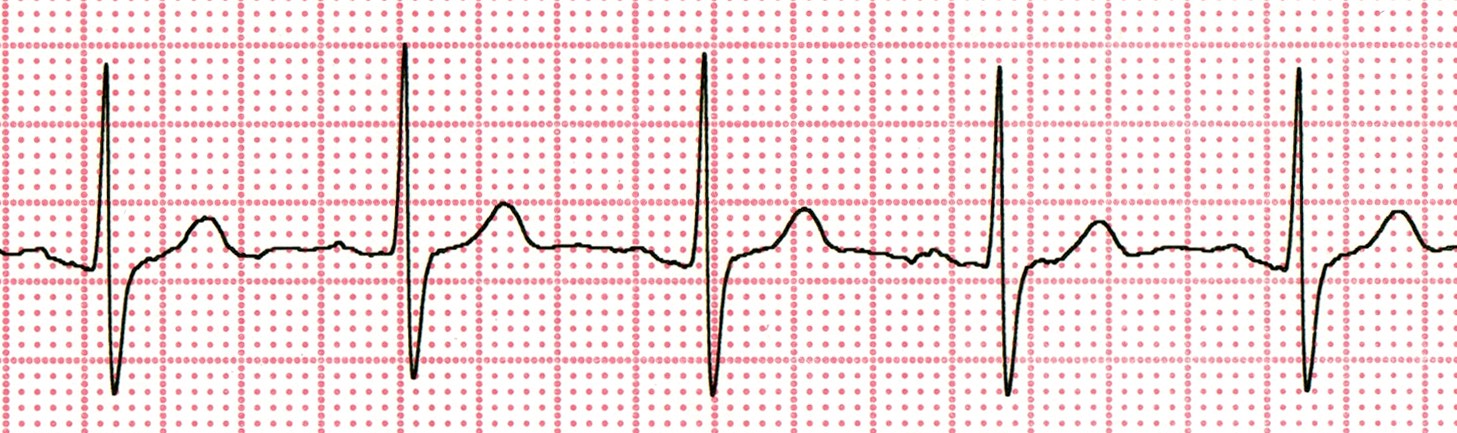
#> input picture ElectrocardiogramExtractor/ECG_Input/Lead_V5.bmp, 1457 x 433 px
$ jupyter execute ECG_Extractor_V5.ipynb   (shell and % lines are left out)
#> lines starting #> are read from the running program, lines starting #| are printed output that depends on the picture
### Module Importation

[cell 1]
from PIL import Image
import numpy as np
import matplotlib.pyplot as plt
from scipy import stats
import math
import statistics

### Load the ECG Image

#### Load the ECG

[cell 2]
ecg = Image.open('ECG_Input/Lead_V5.bmp')
#> ecg is the input picture: PIL image 1457x433 RGB; mean R, G, B 244.3, 226, 227.2
ecg

[cell 3]
scale = Image.open('ECG_Input/Scale.bmp')
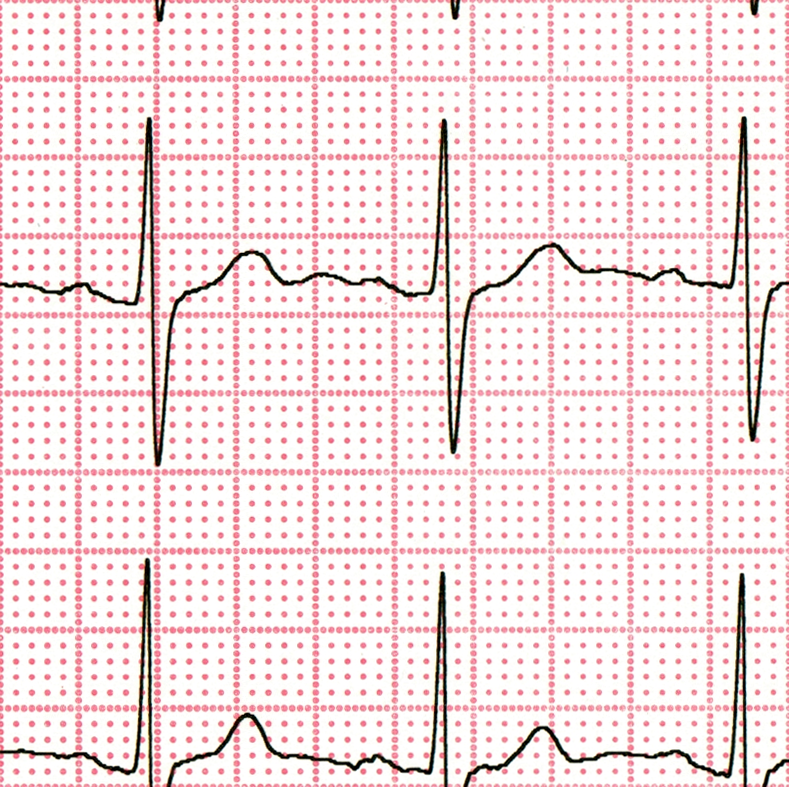
#> input picture ElectrocardiogramExtractor/ECG_Input/Scale.bmp, 789 x 787 px
#> scale is the input picture: PIL image 789x787 RGB; mean R, G, B 244.1, 226.7, 227.7
scale

### Calculate the Dimensions

[cell 4]
x = ecg.size[0]
#> x = 1457
y = ecg.size[1]
#> y = 433

print(x)
#| 1457
print(y)
#| 433

### Calculate the Scale

[cell 5]
x_scale = scale.size[0]
#> x_scale = 789
y_scale = scale.size[1]
#> y_scale = 787

print(x_scale)
#| 789
print(y_scale)
#| 787

[cell 6]
PixelPerSmallGrid = (x_scale + y_scale) * 0.5 / 50
#> PixelPerSmallGrid = 15.76
print(PixelPerSmallGrid)
#| 15.76

[cell 7]
SmallGridPerPixel = 1 / PixelPerSmallGrid
#> SmallGridPerPixel = 0.0635

[cell 8]
timeUnit = []
for i in range(x):
    timeUnit.append(i * SmallGridPerPixel * 0.04)
#> after the loop, timeUnit = 1457 values from 0 to 3.7

### Extract All the Pixels

[cell 9]
matrix = []
points = []

for i in range(x):
    matrix.append([])
    for j in range(y):
        matrix[i].append(ecg.getpixel((i,j)))
#> after the loop, matrix = 1457 items

### Extract Black Points

[cell 10]
referenceLine_pos = y
#> referenceLine_pos = 433
gain = SmallGridPerPixel * 0.1
#> gain = 0.00635
absMax = 0
V5_original = []
points_vertical = []
theOne = 0

for xAxis in range(x):
    for yAxis in range(y):
        currentPoint = matrix[xAxis][yAxis]
        # Pickup Blue points
        if currentPoint[0] < 100 and currentPoint[1] < 100 and currentPoint[2] < 100:
            points_vertical.append(yAxis)


    # Choose the largest amplitude
    for item in points_vertical:

        if math.fabs(item-referenceLine_pos) > absMax:
            absMax = math.fabs(item-referenceLine_pos)
            theOne = item
    V5_original.append((200-theOne)*gain)

    absMax = 0
    theOne = 0
    points_vertical = []
#> after the loop, V5_original = 1457 values, max 0.996 at index 403, min -1.17 at index 713, mean -0.284

[cell 11]
V5 = []
zeroPotential = statistics.median(V5_original)
#> zeroPotential = -0.305
for item in V5_original:
    V5.append(item-zeroPotential)
#> this loop made 1457 passes
#> item on passes 1 to 3: -0.311, -0.317, -0.324
#> after the loop, V5 = 1457 values, max 1.3 at index 403, min -0.863 at index 713, mean 0.0204

[cell 12]
V5
#> Out has the same summary as V5

[cell 13]
matrix[0][0]
#> Out = (252, 252, 246)

[cell 14]
len(V5)
#> Out = 1457

### Construct Numpy Array and File

[cell 15]
V5_array = np.array([timeUnit, V5])

[cell 16]
np.save('ECG_Output/V5_array', V5_array)

[cell 17]
V5_load = np.load('ECG_Output/V5_array.npy')

[cell 18]
V5_load.shape

### Output the ECG data globally

[cell 19]
fig = plt.figure()
s = fig.add_subplot(111)

s.plot(timeUnit, V5, linewidth=1.5, color='black')

s.set_xticks(np.arange(0, timeUnit[-1], 0.2))
s.set_yticks(np.arange(-4, 3, 0.5))
plt.grid(True, color='r', linestyle='--', linewidth=0.5)
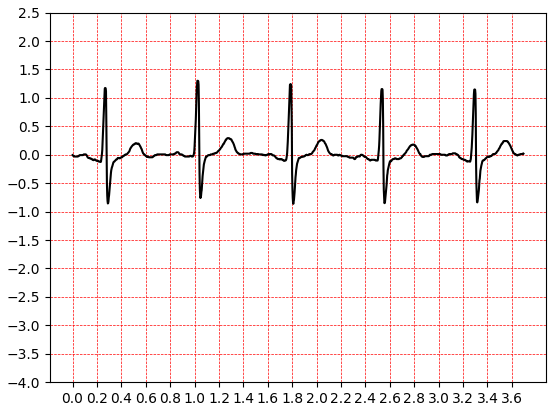
#> figure drawn by matplotlib, 1 panel; curve peaks at x = 1.02, y = 1.3

[cell 20]
fig.savefig('ECG_Output/ECG_V5_output.png', dpi=400)

[cell 21]
start = 600
end = 1000
fig = plt.figure()
s = fig.add_subplot(111)
s.plot(timeUnit[start:end], V5[start:end], linewidth=2, color='black')

s.set_xticks(np.arange(timeUnit[start], timeUnit[end], 0.2))
s.set_yticks(np.arange(-1, 2, 0.5))
plt.grid(True, color='r', linestyle='--', linewidth=0.5)
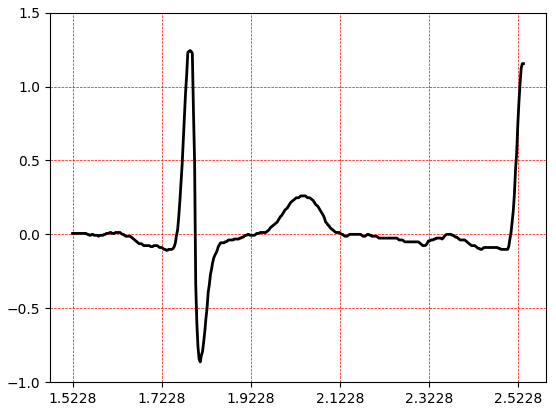
#> figure drawn by matplotlib, 1 panel; curve peaks at x = 1.79, y = 1.24
